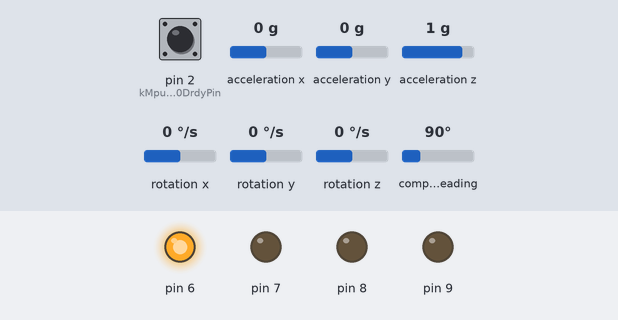
The sketch below on a simulated Arduino Uno, built with avr-gcc and run on an emulated ATmega328P. On the bench: output pins drawn as LEDs (lit = HIGH). Inputs (shaded band) come from the test bench; at power-on: pin 2 (kMpu9250DrdyPin) LOW, acceleration x 0 g, acceleration y 0 g, acceleration z 1 g, rotation x 0 °/s, rotation y 0 °/s, rotation z 0 °/s, compass heading 90°. What the sketch prints to the serial monitor is not drawn.

Above: at 0.1 s.
At 0.6 s:
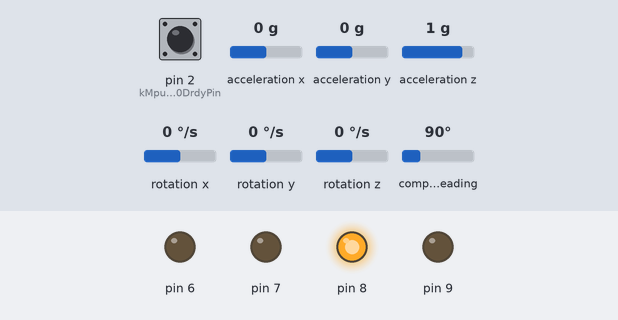
At 5.0 s:
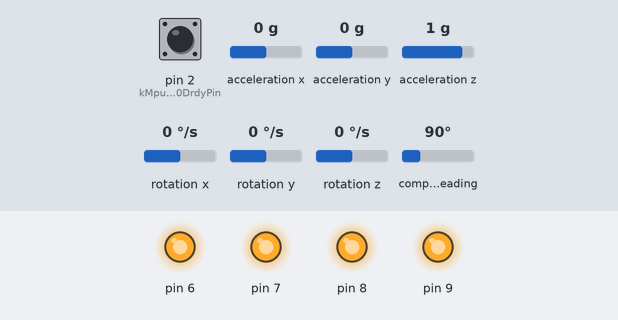
5.1 s: pin 2 (kMpu9250DrdyPin) driven HIGH
6.6 s: pin 2 (kMpu9250DrdyPin) pulsed LOW 5 times (0.12 s each, 0.3 s apart)
9.6 s: pin 2 (kMpu9250DrdyPin) pulsed LOW 5 times (0.12 s each, 0.3 s apart)
Timing chart, 0 to 12.6 s (numbered marks = the images above; inputs shaded):
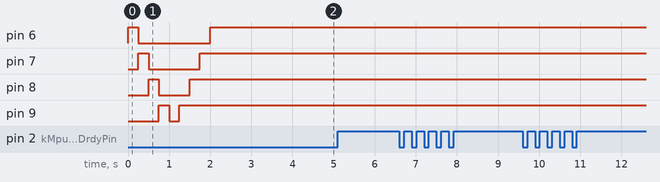

Measured:
- after the input at 5.1 s, every drawn part: stays the same
- after the input at 6.6 s, every drawn part: stays the same
- after the input at 9.6 s, every drawn part: stays the same

The sketch:

mpu9250_bolderflight.ino
```cpp
#include "MPU9250.h"
#include "EEPROM.h"

/* accelerometer and magnetometer data */
float a, ax, ay, az, h, hx, hy, hz;
/* magnetometer calibration data */
float hxb, hxs, hyb, hys, hzb, hzs;
/* euler angles */
float pitch_rad, roll_rad, yaw_rad, heading_rad;
/* filtered heading */
float filtered_heading_rad;
float window_size = 20;
/* conversion radians to degrees */
const float R2D = 180.0f / PI;
/* MPU 9250 object */
MPU9250 imu(Wire, 0x68);
/* MPU 9250 data ready pin */
const uint8_t kMpu9250DrdyPin = 2;
/* Flag set to indicate MPU 9250 data is ready */
volatile bool imu_data_ready = false;
/////////////tambahan////////////
float AccX, AccY, AccZ;
float GyroX, GyroY, GyroZ;
float AccErrorX, AccErrorY, GyroErrorX, GyroErrorY, GyroErrorZ;
int c = 0;
float elapsedTime, currentTime, previousTime;
float yaw;
byte status_gyro;
char dataYawKirim[8];
float head_compas, head_gyro;

/* ISR to set data ready flag */
void data_ready(){
  imu_data_ready = true;
}

void setup()
{
  for(int i = 6; i<=9; i++){
     pinMode(i, OUTPUT);digitalWrite(i, HIGH);delay(250);digitalWrite(i, LOW);
  }
  for(int i = 9; i>=6; i--){
     pinMode(i, OUTPUT);digitalWrite(i, LOW);delay(250);digitalWrite(i, HIGH);
  }
  /* Serial for displaying results */
  Serial.begin(115200);
  while(!Serial) {}
  /*
  * Start the sensor, set the bandwidth the 10 Hz, the output data rate to
  * 50 Hz, and enable the data ready interrupt.
  */
  imu.begin();
  imu.setDlpfBandwidth(MPU9250::DLPF_BANDWIDTH_10HZ);
  imu.setSrd(19);
  imu.enableDataReadyInterrupt();
  /*
  * Load the magnetometer calibration
  */
  uint8_t eeprom_buffer[24];
  for (unsigned int i = 0; i < sizeof(eeprom_buffer); i++ ) {
    eeprom_buffer[i] = EEPROM.read(i);
  }
  memcpy(&hxb, eeprom_buffer, sizeof(hxb));
  memcpy(&hyb, eeprom_buffer + 4, sizeof(hyb));
  memcpy(&hzb, eeprom_buffer + 8, sizeof(hzb));
  memcpy(&hxs, eeprom_buffer + 12, sizeof(hxs));
  memcpy(&hys, eeprom_buffer + 16, sizeof(hys));
  memcpy(&hzs, eeprom_buffer + 20, sizeof(hzs));
  imu.setMagCalX(hxb, hxs);
  imu.setMagCalY(hyb, hys);
  imu.setMagCalZ(hzb, hzs);
  /* Attach the data ready interrupt to the data ready ISR */
  pinMode(kMpu9250DrdyPin, INPUT);
  attachInterrupt(digitalPinToInterrupt(kMpu9250DrdyPin), data_ready, RISING);
  /////tambahan////////
  calculate_IMU_error();
  delay(20);
}

void loop()
{
  if (imu_data_ready) {
    imu_data_ready = false;
    /* Read the MPU 9250 data */
    imu.readSensor();
    ax = imu.getAccelX_mss();
    ay = imu.getAccelY_mss();
    az = imu.getAccelZ_mss();
    hx = imu.getMagX_uT();
    hy = imu.getMagY_uT();
    hz = imu.getMagZ_uT();

    previousTime = currentTime;        // Previous time is stored before the actual time read
    currentTime = millis();            // Current time actual time read
    elapsedTime = (currentTime - previousTime) / 1000; // Divide by 1000 to get seconds
    GyroX = imu.getGyroX_rads();
    GyroY = imu.getGyroY_rads();
    GyroZ = imu.getGyroZ_rads();
    // Correct the outputs with the calculated error values
    GyroX = GyroX - GyroErrorX; // GyroErrorX ~(-0.56)
    GyroY = GyroY - GyroErrorY; // GyroErrorY ~(2)
    GyroZ = GyroZ - GyroErrorZ; // GyroErrorZ ~ (-0.8)
    if(abs(GyroZ) < 0.0005){
      GyroZ = 0.0;
    }

    if(status_gyro == 1){
      yaw =  yaw + GyroZ * elapsedTime;
      if(yaw >  2*PI) yaw = yaw - 2*PI;
      else if(yaw < 0) yaw = 2*PI - yaw;
    }
    else{
      status_gyro = 1;
    }

    /* Normalize accelerometer and magnetometer data */
    a = sqrtf(ax * ax + ay * ay + az * az);
    ax /= a;
    ay /= a;
    az /= a;
    h = sqrtf(hx * hx + hy * hy + hz * hz);
    hx /= h;
    hy /= h;
    hz /= h;
    /* Compute euler angles */
    pitch_rad = asinf(ax);
    roll_rad = asinf(-ay / cosf(pitch_rad));
    yaw_rad = atan2f(hz * sinf(roll_rad) - hy * cosf(roll_rad), hx * cosf(pitch_rad) + hy * sinf(pitch_rad) * sinf(roll_rad) + hz * sinf(pitch_rad) * cosf(roll_rad));
    heading_rad = constrainAngle360(yaw_rad);
    /* Filtering heading */
    filtered_heading_rad = (filtered_heading_rad * (window_size - 1.0f) + heading_rad) / window_size;
    /* Display the results */
//    Serial.print(pitch_rad * R2D);
//    Serial.print("\t");
//    Serial.print(roll_rad * R2D);
//    Serial.print("\t");
//    Serial.print(yaw_rad * R2D);
//    Serial.print("\t");
//    Serial.print(heading_rad * R2D);
//    Serial.print("\t");
//    Serial.println(filtered_heading_rad * R2D);

    head_gyro = yaw * R2D;
    if(head_gyro>180) head_gyro = head_gyro - 360;
    head_compas = heading_rad * R2D;
    if(head_compas>180) head_compas = head_compas - 360;
//    Serial.print(head_gyro);
//    Serial.print("\t");
//    Serial.println(head_compas);
    dataYawKirim[0] = (*(long int*)&head_gyro)&0xFF;
    dataYawKirim[1] = ((*(long int*)&head_gyro)>>8)&0xFF;
    dataYawKirim[2] = ((*(long int*)&head_gyro)>>16)&0xFF;
    dataYawKirim[3] = ((*(long int*)&head_gyro)>>24)&0xFF;
    dataYawKirim[4] = ((*(long int*)&head_compas)>>0)&0xFF;
    dataYawKirim[5] = ((*(long int*)&head_compas)>>8)&0xFF;
    dataYawKirim[6] = ((*(long int*)&head_compas)>>16)&0xFF;
    dataYawKirim[7] = ((*(long int*)&head_compas)>>24)&0xFF;
    Serial.write('i');
    Serial.write('t');
    Serial.write('s');
    Serial.write(dataYawKirim[0]);
    Serial.write(dataYawKirim[1]);
    Serial.write(dataYawKirim[2]);
    Serial.write(dataYawKirim[3]);
    Serial.write(dataYawKirim[4]);
    Serial.write(dataYawKirim[5]);
    Serial.write(dataYawKirim[6]);
    Serial.write(dataYawKirim[7]);
  }
}

void calculate_IMU_error() {
  while (c < 150) {
    imu.readSensor();
    AccX = imu.getAccelX_mss();
    AccY = imu.getAccelY_mss();
    AccZ = imu.getAccelZ_mss();
    // Sum all readings
    AccErrorX = AccErrorX + ((atan((AccY) / sqrt(pow((AccX), 2) + pow((AccZ), 2))) * 180 / PI));
    AccErrorY = AccErrorY + ((atan(-1 * (AccX) / sqrt(pow((AccY), 2) + pow((AccZ), 2))) * 180 / PI));
    c++;
  }
  //Divide the sum by 200 to get the error value
  AccErrorX = AccErrorX / 150;
  AccErrorY = AccErrorY / 150;
  c = 0;
  // Read gyro values 200 times
  while (c < 150) {
    imu.readSensor();
    GyroX = imu.getGyroX_rads();
    GyroY = imu.getGyroY_rads();
    GyroZ = imu.getGyroZ_rads();
    // Sum all readings
    GyroErrorX = GyroErrorX + (GyroX);
    GyroErrorY = GyroErrorY + (GyroY);
    GyroErrorZ = GyroErrorZ + (GyroZ);
    c++;
  }
  //Divide the sum by 200 to get the error value
  GyroErrorX = GyroErrorX / 150;
  GyroErrorY = GyroErrorY / 150;
  GyroErrorZ = GyroErrorZ / 150;
}
/* Bound angle between 0 and 360 */
float constrainAngle360(float dta) {
  dta = fmod(dta, 2.0 * PI);
  if (dta < 0.0)
    dta += 2.0 * PI;
  return dta;
}


/////////////////////////program Kalibrasi magneto//////////////////////////
//#include "MPU9250.h"
//#include "EEPROM.h"
//
///* MPU 9250 object */
//MPU9250 imu(Wire, 0x68);
//
///* EEPROM buffer to mag bias and scale factors */
//uint8_t eeprom_buffer[24];
//float value;
//
//void setup() {
//  /* Serial for displaying instructions */
//  Serial.begin(115200);
//  while(!Serial) {}
//  /* Start communication with IMU */
//  imu.begin();
//  /* Calibrate magnetometer */
//  Serial.print("Calibrating magnetometer, please slowly move in a figure 8 until complete...");
//  imu.calibrateMag();
//  Serial.println("Done!");
//  Serial.print("Saving results to EEPROM...");
//  /* Save to EEPROM */
//  value = imu.getMagBiasX_uT();
//  memcpy(eeprom_buffer, &value, sizeof(value));
//  value = imu.getMagBiasY_uT();
//  memcpy(eeprom_buffer + 4, &value, sizeof(value));
//  value = imu.getMagBiasZ_uT();
//  memcpy(eeprom_buffer + 8, &value, sizeof(value));
//  value = imu.getMagScaleFactorX();
//  memcpy(eeprom_buffer + 12, &value, sizeof(value));
//  value = imu.getMagScaleFactorY();
//  memcpy(eeprom_buffer + 16, &value, sizeof(value));
//  value = imu.getMagScaleFactorZ();
//  memcpy(eeprom_buffer + 20, &value, sizeof(value));
//  for (unsigned int i = 0; i < sizeof(eeprom_buffer); i++) {
//    EEPROM.write(i, eeprom_buffer[i]);
//  }
//  Serial.println("Done! You may power off your board.");
//}
//
//void loop() {}
```
